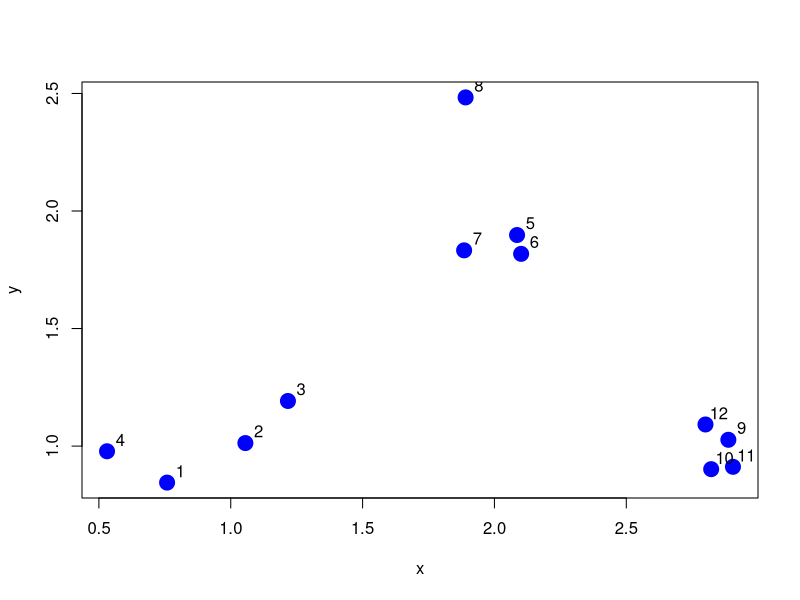
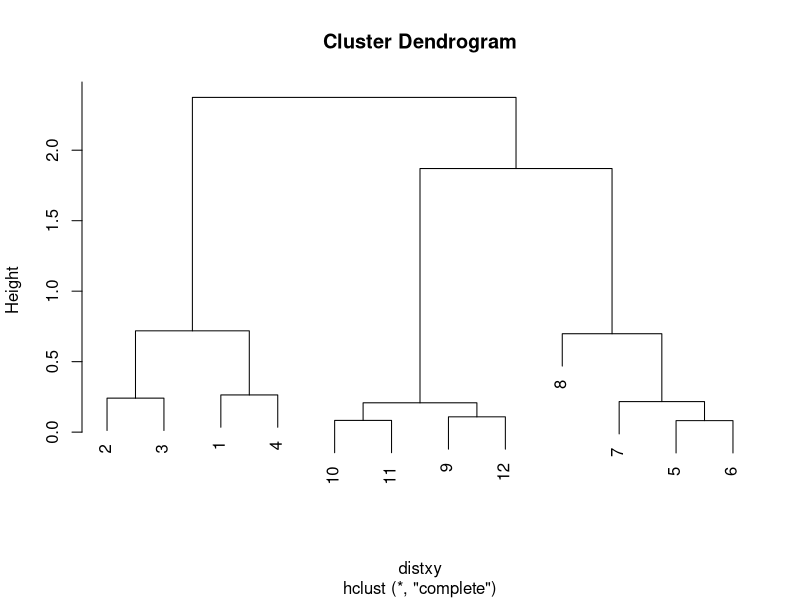
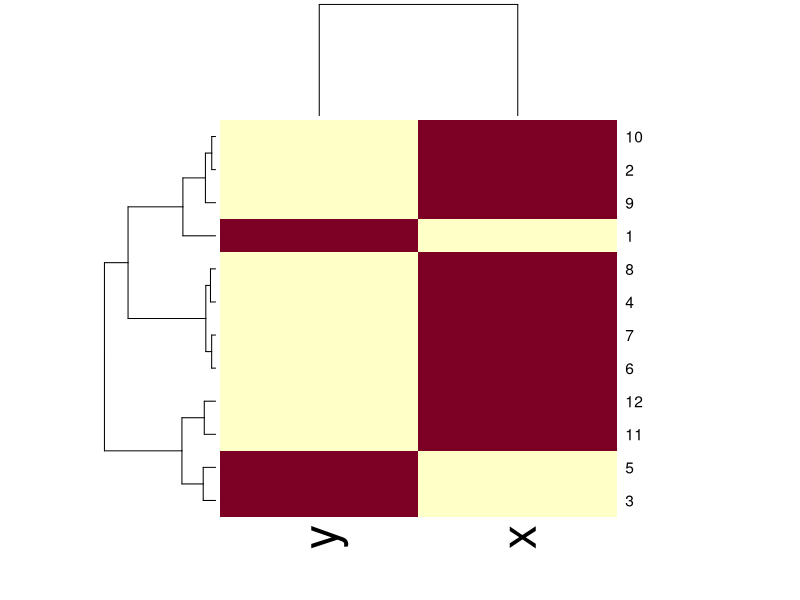
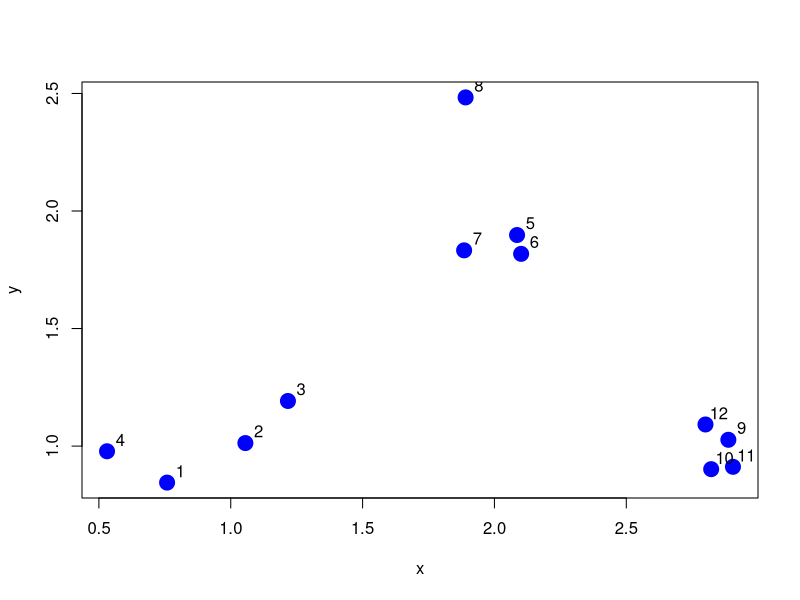
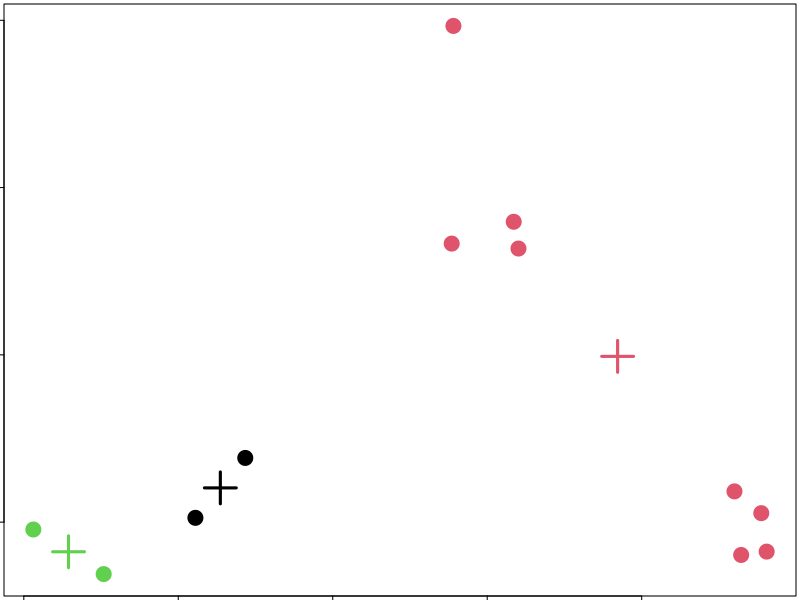
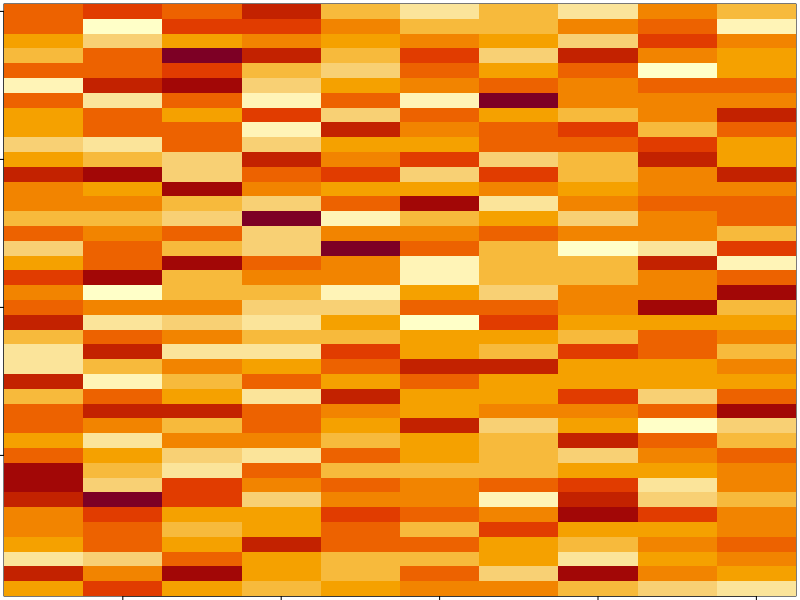
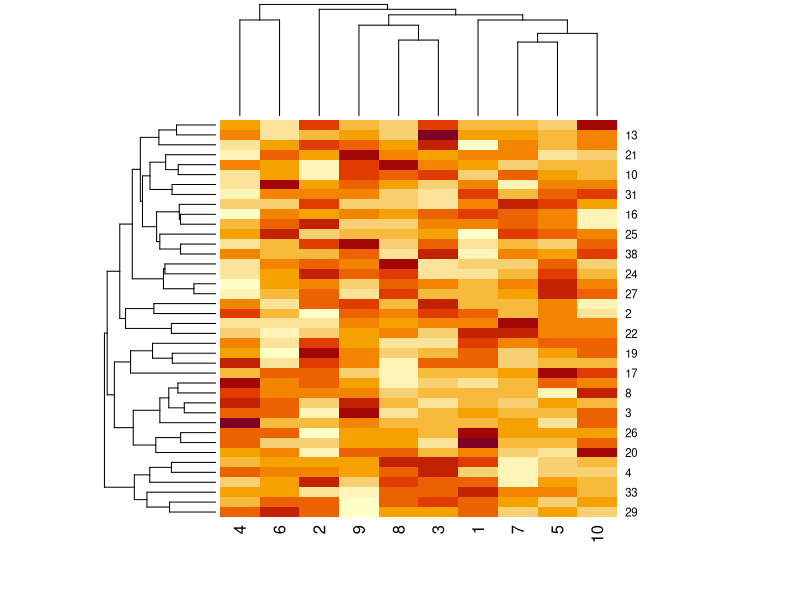
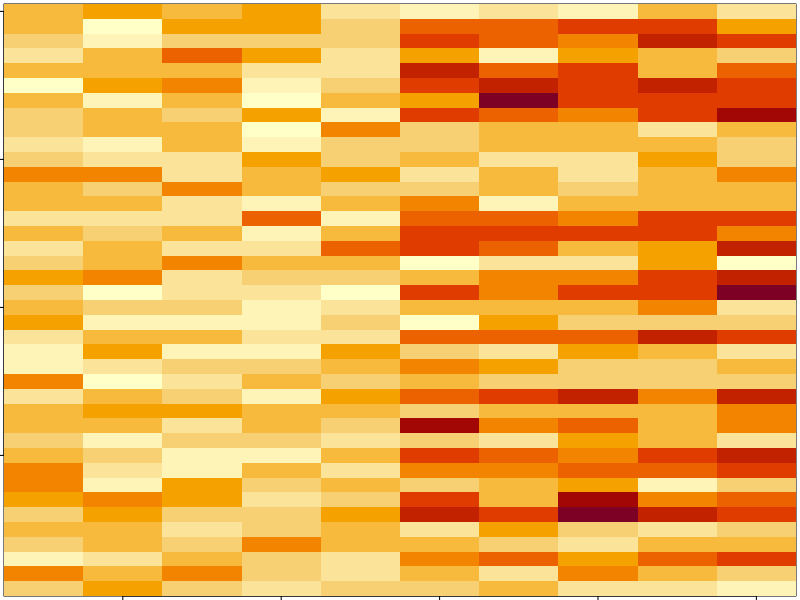

Reproduce these figures in R, in order.
# Video Lectures

# hierarchical clustering
set.seed(1234)
x <- rnorm(12, mean=rep(1:3, each=4), sd=.2)
y <- rnorm(12, mean=rep(c(1, 2, 1), each=4), sd=.2)
plot(x, y, col="blue", pch=19, cex=2)
text(x + 0.05, y + 0.05, labels=as.character(1:12))

df <- data.frame(x=x, y=y)
distxy <- dist(df)
hClustering <- hclust(distxy)
plot(hClustering)

# heatmap
df <- data.frame(x=x, y=y)
set.seed(143)
dataMatrix <- as.matrix(df)[sample(1:12), ]
heatmap(dataMatrix)

#kmeans
set.seed(1234)
x <- rnorm(12, mean=rep(1:3, each=4), sd=.2)
y <- rnorm(12, mean=rep(c(1, 2, 1), each=4), sd=.2)
plot(x, y, col="blue", pch=19, cex=2)
text(x + 0.05, y + 0.05, labels=as.character(1:12))

df <- data.frame(x=x, y=y)
kMeansObj <- kmeans(df, centers=3)

par(mar=rep(0.2, 4))
plot(x, y, col=kMeansObj$cluster, pch=19, cex=2)
points(kMeansObj$centers, col=1:3, pch=3, cex=3, lwd=3)

#dimension reduction
set.seed(12345)
par(mar=rep(0.2, 4))
dataMatrix <- matrix(rnorm(400), nrow=40)
image(1:10, 1:40, t(dataMatrix)[, nrow(dataMatrix):1])
heatmap(dataMatrix)

set.seed(78910)
for(i in 1:40) {
    # flip a coin
    coinFlip <- rbinom(1, size=1, prob=0.5)
    # if coin is heads add a common pattern to the row
    if(coinFlip) {
        dataMatrix[i,] <- dataMatrix[i,] + rep(c(0,3), each=5)
    }
}
par(mar=rep(0.2, 4))
image(1:10, 1:40, t(dataMatrix)[, nrow(dataMatrix):1])
heatmap(dataMatrix)

hh <- hclust(dist(dataMatrix))
dataMatrixOrdered <- dataMatrix[hh$order, ]
par(mfrow = c(3, 1))
image(t(dataMatrixOrdered)[, nrow(dataMatrixOrdered):1])
plot(rowMeans(dataMatrixOrdered), 40:1, , xlab = "Row Mean", ylab = "Row", pch = 19)
plot(colMeans(dataMatrixOrdered), xlab = "Column", ylab = "Column Mean", pch = 19)

#colors

pal <- colorRamp(c("red", "blue"))# it returns a function like gray()
pal(0) #just numbers between 0 and 1, the col from the matrix represents red, blue and green

pal1 <- colorRampPalette(c("red", "yellow")) #also returns a function but slightly different
pal1(10) #integers arguments

library(RColorBrewer)
cols <- brewer.pal(3, "BuGn")
pal <- colorRampPalette(cols)
image(volcano, col=pal(20))



